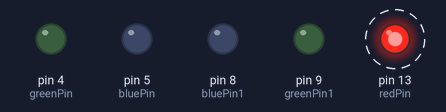
This sketch was run on a simulated Arduino Uno, built with avr-gcc and run on an emulated ATmega328P. On the bench: output pins drawn as LEDs (lit = HIGH). Dashed ring = blinking.

Above: at 0.5 s.
At 1.5 s:
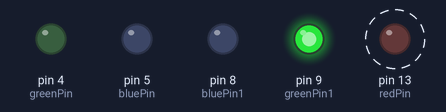
Timing chart, 0 to 3.0 s (numbered marks = the images above):
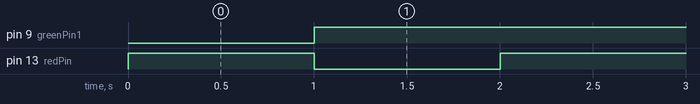

Measured:
- by itself, pin 9 (greenPin1): LOW → HIGH at 1.0 s
- by itself, pin 13 (redPin): alternates HIGH for 1.0 s and LOW for 1.0 s

The sketch:

LED_RGB.ino
```cpp
int redPin=13;
int greenPin=4;
int bluePin=5;

int redPin1=10;
int greenPin1=9;
int bluePin1=8;


void setup() {
  // put your setup code here, to run once:
Serial.begin(9600);
pinMode(redPin,OUTPUT);
pinMode(greenPin,OUTPUT);
pinMode(bluePin,OUTPUT);
}

void loop() {

  // put your main code here, to run repeatedly:

//red
  analogWrite(redPin,255);
  analogWrite(greenPin,0);
  analogWrite(bluePin,0);
  delay(1000);
//green
  analogWrite(redPin,0);
  analogWrite(greenPin1,255);
  analogWrite(bluePin1,0);
  delay(1000);
//blue
/*  analogWrite(redPin,0);
  analogWrite(greenPin,0);
  analogWrite(bluePin,255);
//magenta
  analogWrite(redPin,255);
  analogWrite(greenPin,0);
  analogWrite(bluePin,255);
//yellow
  analogWrite(redPin,255);
  analogWrite(greenPin,255);
  analogWrite(bluePin,0);
//cyan
  analogWrite(redPin,0);
  analogWrite(greenPin,255);
  analogWrite(bluePin,255);
//white
  analogWrite(redPin,255);
  analogWrite(greenPin,255);
  analogWrite(bluePin,255);
*/

}
```
